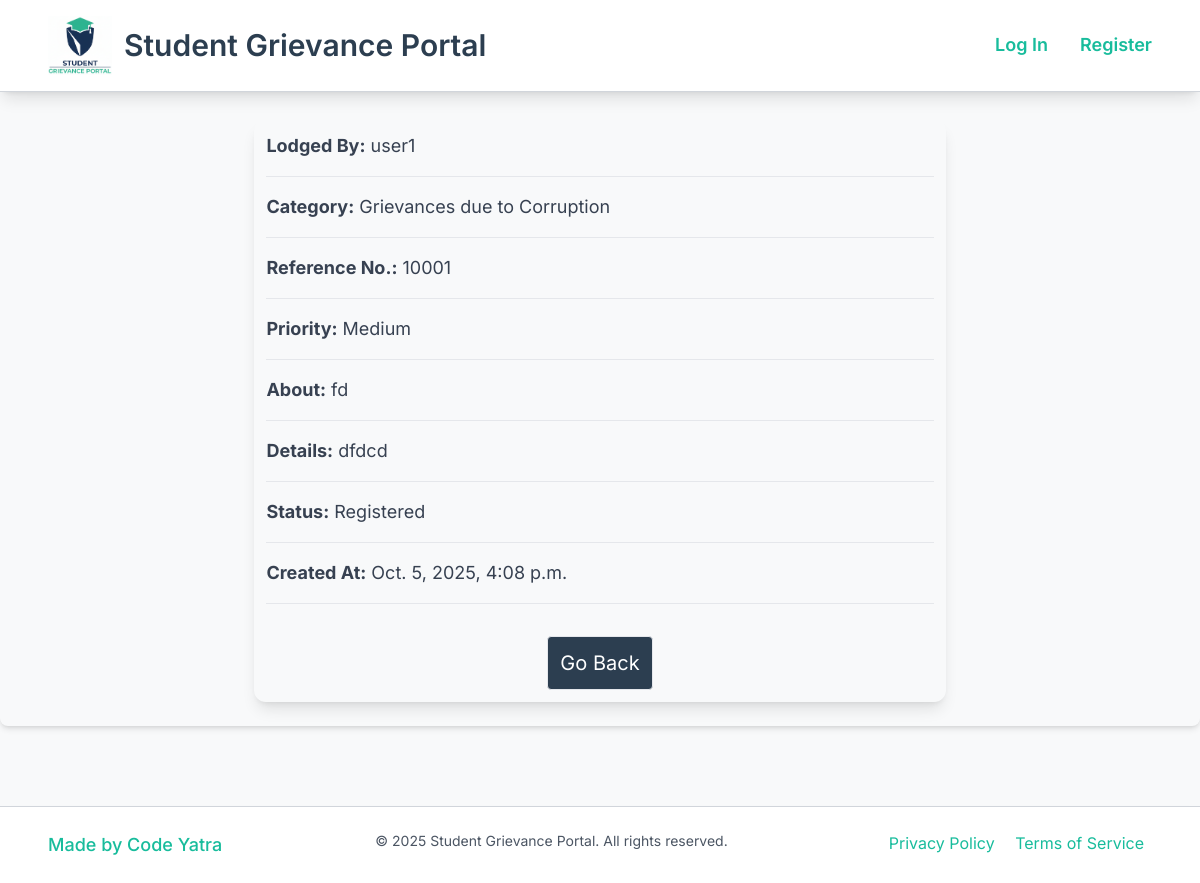
Screenshot of /grievance_detail/10001 with the database file from the repository.
### app/models.py (models this page shows, shortened)
class Grievance(models.Model):
    user = models.ForeignKey(User, on_delete=models.CASCADE, related_name='user')
    category = models.CharField(max_length=100)
    priority = models.CharField(max_length=100, choices=PRIORITY_CHOICES, default="Normal")
    details = models.CharField(max_length=2000)
    about = models.CharField(max_length=500, default="No Value")
    status = models.CharField(max_length=100, choices=STATUS_CHOICES, default="Registered")
    created_at = models.DateTimeField(auto_now_add=True)
    ref_no = models.IntegerField(default=100)
    handler_response = models.CharField(max_length=500, default="")
    satisfied = models.BooleanField(default=False)

class User(AbstractUser):
    phone_number = models.IntegerField(default=0)
    address = models.CharField(max_length=500, default="No Value")
    state = models.CharField(max_length=100, default="No Value")
    gender = models.CharField(max_length=50, default="No Value")
    handler = models.BooleanField(default=False)

### app/views.py (the view)
# urls.py: path("grievance_detail/<int:ref_no>", views.grievance_detail, name="grievance_detail"),
def grievance_detail(request, ref_no):
    grievance_obj = Grievance.objects.get(ref_no=ref_no)
    return render(request, 'app/grievance_detail.html', {
        "grievance": grievance_obj,
        "response_len": len(grievance_obj.handler_response),
    })

### app/templates/app/grievance_detail.html (shortened to what this page needs)
{% extends 'app/dash_base.html' %}
{% block body %}
<div class="mt-24 w-3/5 mx-auto text-xl grid grid-col-1 gap-4 shadow-lg p-3 rounded-xl">
    <p class="text-gray-700 text-lg"><strong>Lodged By:</strong> {{ grievance.user.username }}</p><hr>
    <p class="text-gray-700 text-lg"><strong>Category:</strong> {{ grievance.category }}</p><hr>
    <p class="text-gray-700 text-lg"><strong>Reference No.:</strong> {{ grievance.ref_no }}</p><hr>
    <p class="text-gray-700 text-lg"><strong>Priority:</strong> {{ grievance.priority }}</p><hr>
    <p class="text-gray-700 text-lg"><strong>About:</strong> {{ grievance.about }}</p><hr>
    <p class="text-gray-700 text-lg"><strong>Details:</strong> {{ grievance.details }}</p><hr>
    <p class="text-gray-700 text-lg"><strong>Status:</strong> {{ grievance.status }}</p><hr>
    <p class="text-gray-700 text-lg"><strong>Created At:</strong> {{ grievance.created_at }}</p><hr>
                            <a href="{% url 'register_grievance' %}" class="p-3 border border-gray-200 bg-primary hover:bg-primary-dark rounded mx-auto text-white">Go Back</a>
                        </div>
{% endblock %}

### app/templates/app/layout.html (style rules this page uses)
body { font-family: 'Inter', sans-serif; background-color: #F8F9FA; color: #555555; }

### rows the page displays
Grievance: user.username "user1", category "Grievances due to Corruption", ref_no "10001", priority "Medium", about "fd", details "dfdcd", status "Registered", created_at "Oct. 5, 2025, 4:08 p.m."
